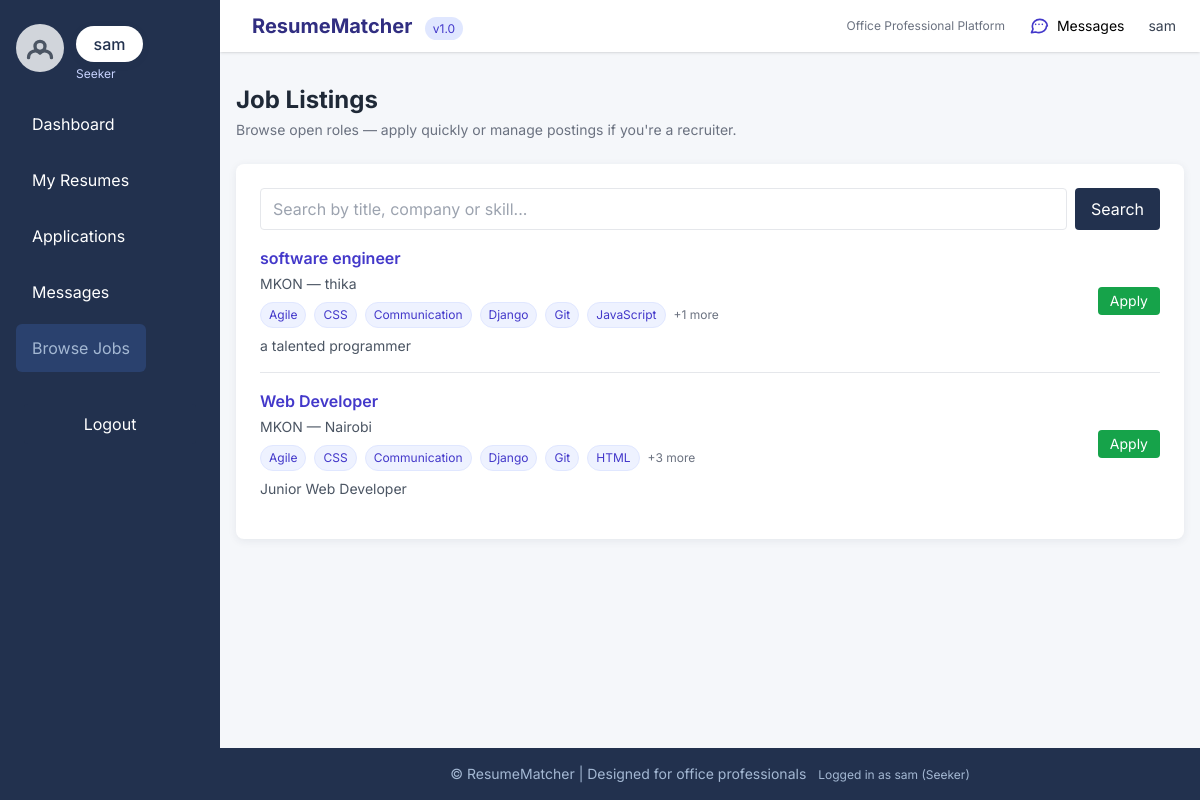
The page /jobs/ (signed in) on the database as committed earlier.
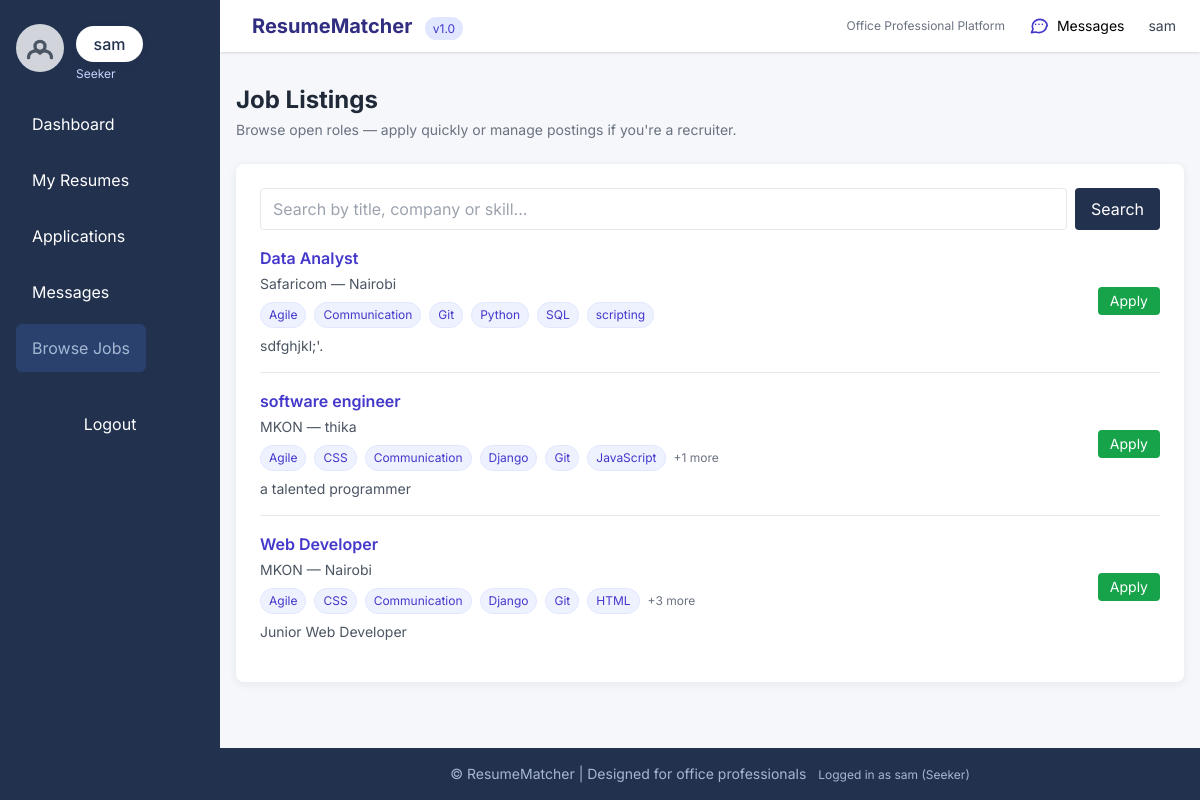
The same page on the database as committed later.
### core/models.py (models this page shows, shortened)
class Job_Posting(models.Model):
    job_id = models.AutoField(primary_key=True)
    title = models.CharField(max_length=200)
    company = models.CharField(max_length=200)
    location = models.CharField(max_length=100, blank=True)
    description = models.TextField()
    requirements = models.ManyToManyField(Skill, blank=True, related_name='job_postings')
    requirements_text = models.TextField(blank=True, null=True, help_text="Optional free-text requirements")
    salary_range = models.CharField(max_length=50, blank=True, help_text="e.g., 'KES 50,000 - 100,000'")
    posted_by = models.ForeignKey(
        User, on_delete=models.CASCADE, related_name='posted_jobs',
        limit_choices_to={'account_type': 'recruiter'}
    )
    duration_min_months = models.PositiveSmallIntegerField(
        blank=True,
        null=True,
        validators=[MinValueValidator(0), MaxValueValidator(120)],
        help_text="Minimum expected duration in months (0 = open/indefinite)"
    )
    duration_max_months = models.PositiveSmallIntegerField(
        blank=True,
        null=True,
        validators=[MinValueValidator(0), MaxValueValidator(120)],
        help_text="Maximum expected duration in months (leave blank for open-ended)"
    )
    application_deadline = models.DateTimeField(
        blank=True,
        null=True,
        help_text="Optional deadline (date & time). After this time applications will be closed."
    )
    is_active = models.BooleanField(default=True)
    created_at = models.DateTimeField(auto_now_add=True)
    updated_at = models.DateTimeField(auto_now=True)
    class Meta:
        db_table = 'job_postings'
        verbose_name = 'Job Posting'
        verbose_name_plural = 'Job Postings'
        ordering = ['-created_at']

class Skill(models.Model):
    name = models.CharField(max_length=100, unique=True)
    slug = models.SlugField(max_length=120, unique=True, blank=True)
    class Meta:
        db_table = 'skills'
        ordering = ['name']
        verbose_name = 'Skill'
        verbose_name_plural = 'Skills'

### core/views.py (the view)
# urls.py: path('jobs/', views.job_list, name='job_list'),
@login_required
def job_list(request):
    jobs = Job_Posting.objects.all()
    return render(request, 'jobs/job_list.html', {'jobs': jobs})

### core/templates/jobs/job_list.html (shortened to what this page needs)
{% extends "base.html" %}
{% block content %}
<div class="mb-6 flex items-center justify-between">
    <div>
        <h1 class="text-2xl font-bold text-gray-800">Job Listings</h1>
        <p class="text-sm text-gray-500 mt-1">Browse open roles — apply quickly or manage postings if you're a recruiter.</p>
    </div>
</div>
<div class="card p-6">
    <form method="get" class="mb-4 flex gap-2">
        <input
            type="search"
            name="q"
            value="{{ request.GET.q|default:'' }}"
            placeholder="Search by title, company or skill..."
            class="w-full px-3 py-2 border rounded"
        />
        <button type="submit" class="btn-primary px-4 py-2 rounded">Search</button>
    </form>
    {% if jobs %}
        <ul class="space-y-4">
            {% for job in jobs %}
            <li class="flex flex-col sm:flex-row sm:items-center sm:justify-between gap-3 pb-4 border-b last:border-b-0">
                <div class="min-w-0">
                    <a href="{% url 'job_detail' job.pk %}" class="text-indigo-700 font-semibold hover:underline block truncate">
                        {{ job.title }}
                    </a>
                    <div class="mt-1 text-sm text-gray-600">
                        {{ job.company }}{% if job.location %} &mdash; {{ job.location }}{% endif %}
                    </div>
                    {% if job.requirements.exists %}
                    <div class="mt-2 flex flex-wrap gap-2">
                        {% for skill in job.requirements.all|slice:":6" %}
                            <span class="text-xs px-2 py-1 rounded-full bg-indigo-50 text-indigo-700 border border-indigo-100">{{ skill.name }}</span>
                        {% endfor %}
                        {% if job.requirements.count > 6 %}
                            <span class="text-xs text-gray-500 self-center">+{{ job.requirements.count|add:-6 }} more</span>
                        {% endif %}
                    </div>
                    {% elif job.requirements_text %}
                        <p class="mt-2 text-sm text-gray-600">{{ job.requirements_text|truncatechars:140 }}</p>
                    {% endif %}
                    {% if job.description %}
                        <p class="mt-2 text-sm text-gray-600 line-clamp-3">{{ job.description|truncatechars:200 }}</p>
                    {% endif %}
                </div>
                <div class="flex items-center gap-2 sm:justify-end">
                    {% if user.account_type == 'seeker' %}
                        <a href="{% url 'application_create' job.pk %}" class="px-3 py-1 rounded bg-green-600 hover:bg-green-700 text-white text-sm">Apply</a>
                    {% endif %}
                </div>
            </li>
            {% endfor %}
        </ul>
    {% endif %}
</div>
{% endblock %}

Rows that differ between the two databases and show on the page:
added Job_Posting: title "Data Analyst", company "Safaricom", location "Nairobi", description "sdfghjkl;'.", Skill (name "Agile"), Skill (name "Communication"), Skill (name "Git")
now on this page (row unchanged): Skill: name "Python", shown under "Data Analyst"
now on this page (row unchanged): Skill: name "SQL", shown under "Data Analyst"
now on this page (row unchanged): Skill: name "scripting", shown under "Data Analyst"
